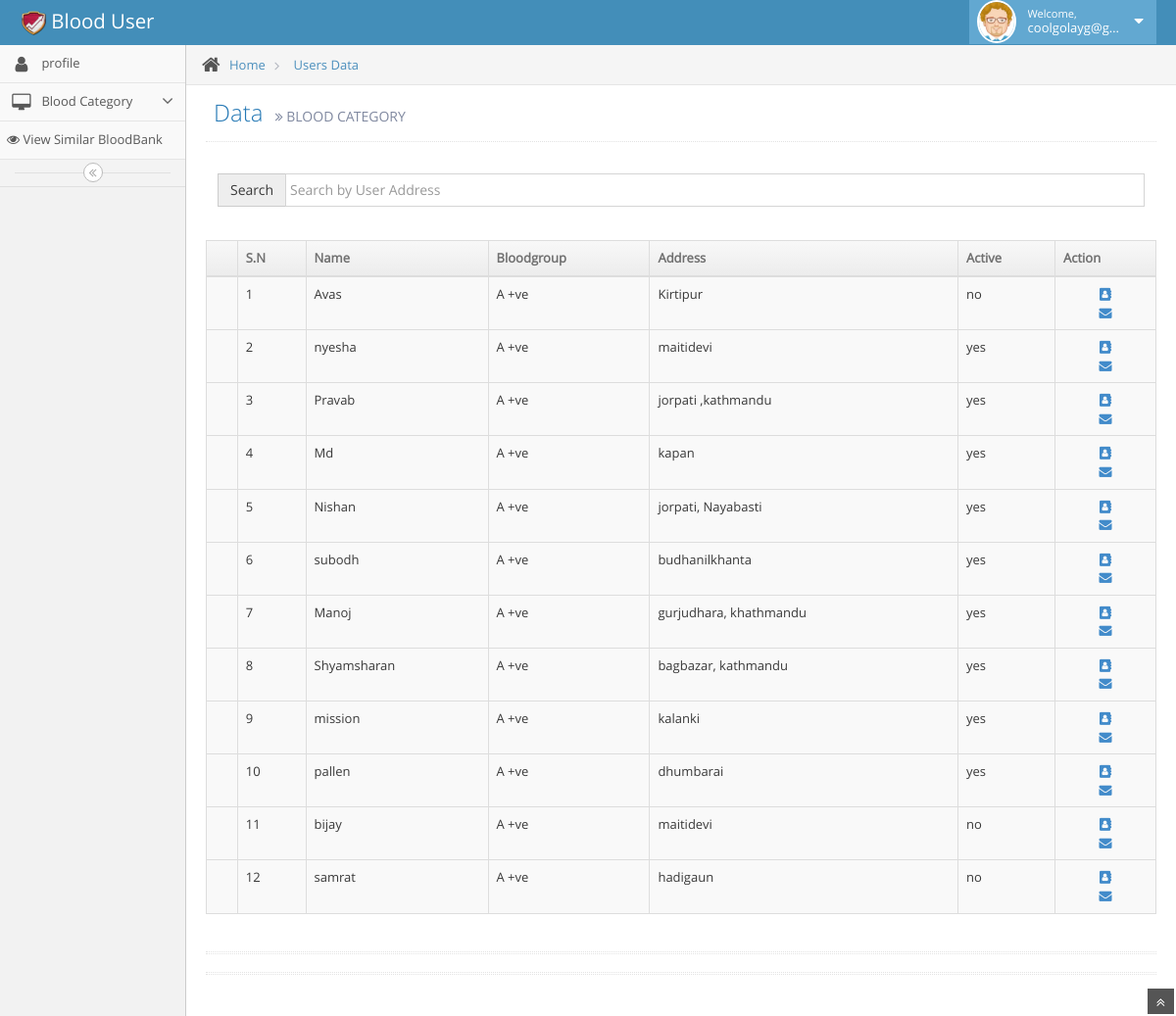
Screenshot of /user/Apositive.php (signed in) with the database file from the repository.
### tables this page shows
CREATE TABLE `tbl_user` (
  `user_id` bigint(255) NOT NULL,
  `user_email` varchar(255) DEFAULT NULL,
  `user_password` varchar(255) DEFAULT NULL,
  `user_role` varchar(255) NOT NULL,
  `user_Firstname` varchar(255) NOT NULL,
  `user_Middlename` varchar(255) NOT NULL,
  `user_Lastname` varchar(255) NOT NULL,
  `user_Address` varchar(255) NOT NULL,
  `user_gender` varchar(255) NOT NULL,
  `user_phonenumber` bigint(255) NOT NULL,
  `user_age` int(255) NOT NULL,
  `user_bloodgroup` varchar(255) NOT NULL,
  `user_avialibility` varchar(255) NOT NULL,
  `user_recentlydonatedtime` varchar(255) NOT NULL,
  `user_status` varchar(255) NOT NULL,
  `user_photo` varchar(255) NOT NULL
);

### user/Apositive.php (the view, shortened to what this page needs)
<?php include'layout_user/header_user.php' ?>
<?php include'layout_user/sidebar_user.php' ?>
				<div class="main-content">
					<div class="breadcrumbs" id="breadcrumbs">
						<ul class="breadcrumb">
							<li>
								<i class="icon-home home-icon"></i>
								<a href="#">Home</a>
							</li>
							<li>
								<a href="#">Users Data</a>
							</li>
						</ul>
					</div>
					<div class="page-content">
						<div class="page-header">
							<h1>
							Data
								<small>
									<i class="icon-double-angle-right"></i>
									BLOOD CATEGORY
								</small>
							</h1>
						</div>
						<div class="row">
							<div class="col-xs-12">
								<div class="container">
								   <br />
								   <div class="form-group">
								    <div class="input-group">
								     <span class="input-group-addon">Search</span>
								     <input type="text" name="search_text" id="search_text" placeholder="Search by User Address" class="form-control" />
								    </div>
								   </div>
								   <br />
								  </div>
								<div class="row">
									<div class="col-xs-12">
										<div class="table-responsive">
											<table id="sample-table-1" class="table table-striped table-bordered table-hover">
												<thead>
													<tr>
														<th class="center">
															<label>
																<th>S.N</th>
															</label>
														</th>
														<th>Name</th>
														<th>Bloodgroup</th>
														<th>Address</th>
														<th>Active</th>
														<th>Action</th>
													</tr>
												</thead>
                                          <?php
													$stmt = $conn->prepare("SELECT * FROM tbl_user WHERE  user_bloodgroup = 'A +ve'");
													$stmt->execute();
													$sn=1;
														foreach ($stmt->fetchAll() as $k => $v)
															{
															$user_name =  $v['user_Firstname'];
															$user_bloodgroup =  $v['user_bloodgroup'];
															$user_address =  $v['user_Address'];
															$user_active = $v['user_status'];
														?>
												<tbody>
													<tr>
														<td></td>
														<td><?php echo $sn; $sn++;  ?></td>
														<td><?php echo $user_name;?></td>
														<td >
															<?php echo $user_bloodgroup;?>
														</td>
														<td><?php echo $user_address;?></td>
														<td><?php echo $user_active;?></td>
														<td>
														<div align="center">
														<a href="" data-toggle="modal" data-target="#exampleModal<?php echo $v['user_id'] ?>"><i class="fa fa-address-book" aria-hidden="true"></i></a>
														 </div>
														 <div align="center">
														<a href="" data-toggle="modal" data-target="#mailModal<?php echo $v['user_id'] ?>"><i class="fa fa-envelope" aria-hidden="true"></i>
														</a>
														</div>
														</td>
													</tr>
												</tbody>
															<?php
															} ?>
											</table>
										</div>
									</div>
								</div>
<div class="hr hr-18 dotted hr-double"></div>
								<div class="hr hr-18 dotted hr-double"></div>
							</div>
						</div>
					</div>
				</div>
			</div>
			<a href="#" id="btn-scroll-up" class="btn-scroll-up btn btn-sm btn-inverse">
				<i class="icon-double-angle-up icon-only bigger-110"></i>
			</a>
		</div>
	</body>
</html>

### rows the page displays
tbl_user: user_Firstname "Avas", user_bloodgroup "A +ve", user_Address "Kirtipur", user_status "no"
tbl_user: user_Firstname "nyesha", user_bloodgroup "A +ve", user_Address "maitidevi", user_status "yes"
tbl_user: user_Firstname "Pravab", user_bloodgroup "A +ve", user_Address "jorpati ,kathmandu", user_status "yes"
tbl_user: user_Firstname "Md", user_bloodgroup "A +ve", user_Address "kapan", user_status "yes"
tbl_user: user_Firstname "Nishan", user_bloodgroup "A +ve", user_Address "jorpati, Nayabasti", user_status "yes"
tbl_user: user_Firstname "subodh", user_bloodgroup "A +ve", user_Address "budhanilkhanta", user_status "yes"
tbl_user: user_Firstname "Manoj", user_bloodgroup "A +ve", user_Address "gurjudhara, khathmandu", user_status "yes"
tbl_user: user_Firstname "Shyamsharan", user_bloodgroup "A +ve", user_Address "bagbazar, kathmandu", user_status "yes"
tbl_user: user_Firstname "mission", user_bloodgroup "A +ve", user_Address "kalanki", user_status "yes"
tbl_user: user_Firstname "pallen", user_bloodgroup "A +ve", user_Address "dhumbarai", user_status "yes"
tbl_user: user_Firstname "bijay", user_bloodgroup "A +ve", user_Address "maitidevi", user_status "no"
tbl_user: user_Firstname "samrat", user_bloodgroup "A +ve", user_Address "hadigaun", user_status "no"

### other values shown
$_SESSION['email'] "coolgolayg@g…"
